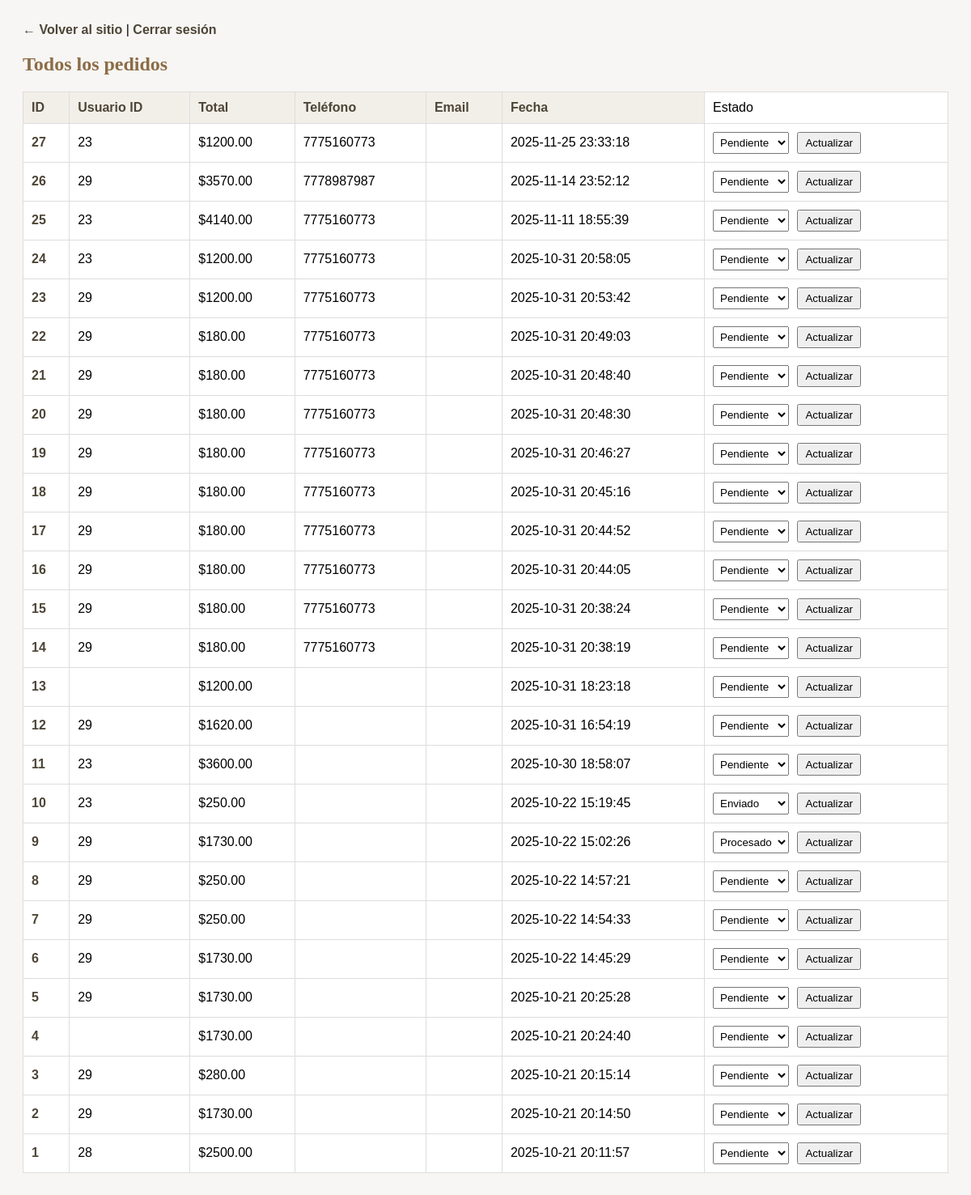
The page /admin_orders.php (signed in) on the database its author committed.
### tables this page shows
CREATE TABLE `orders` (
  `id` int(11) NOT NULL,
  `usuario_id` int(11) DEFAULT NULL,
  `total` decimal(10,2) NOT NULL,
  `telefono` varchar(20) DEFAULT NULL,
  `email` varchar(100) DEFAULT NULL,
  `created_at` timestamp NOT NULL DEFAULT current_timestamp(),
  `estado` varchar(20) DEFAULT 'pendiente'
);

### admin_orders.php (the view, shortened to what this page needs)
<?php
$servidor = "localhost";
$usuario  = "root";
$clave    = "";
$basededatos = "ejemplo";
$mysqli = new mysqli($servidor, $usuario, $clave, $basededatos);
$sql = "SELECT id, usuario_id, total, telefono, email, created_at, estado FROM orders ORDER BY created_at DESC LIMIT 100";
$res = $mysqli->query($sql);
$orders = $res ? $res->fetch_all(MYSQLI_ASSOC) : [];
?>
<!DOCTYPE html>
<html lang="es">
<head>
</head>
<body>
  <div class="actions">
    <a href="index.php">← Volver al sitio</a> |
    <a href="logout.php">Cerrar sesión</a>
  </div>
  <h2>Todos los pedidos</h2>
  <?php if (empty($orders)): ?>
    <p>No hay pedidos registrados.</p>
  <?php else: ?>
    <table>
      <thead>
        <tr>
          <th>ID</th>
          <th>Usuario ID</th>
          <th>Total</th>
          <th>Teléfono</th>
          <th>Email</th>
          <th>Fecha</th>
          <td>Estado</td>
        </tr>
      </thead>
      <tbody>
        <?php foreach ($orders as $o): ?>
          <tr>
            <td>
            <a href="admin_ver_pedido.php?order_id=<?php echo urlencode($o['id']); ?>">
            <?php echo htmlspecialchars($o['id']); ?>
            </a>
            </td>
            <td><?php echo htmlspecialchars($o['usuario_id']); ?></td>
            <td>$<?php echo htmlspecialchars($o['total']); ?></td>
            <td><?php echo htmlspecialchars($o['telefono']); ?></td>
            <td><?php echo htmlspecialchars($o['email']); ?></td>
            <td><?php echo htmlspecialchars($o['created_at']); ?></td>
            <td>
  <form method="post" onsubmit="return actualizarEstado(event, <?php echo $o['id']; ?>)">
    <select name="estado" style="padding:4px;">
      <?php
      foreach (['pendiente', 'procesado', 'enviado', 'cancelado'] as $estado_opcion):
        $selected = ($estado_opcion === $o['estado']) ? 'selected' : '';
      ?>
        <option value="<?php echo $estado_opcion; ?>" <?php echo $selected; ?>>
          <?php echo ucfirst($estado_opcion); ?>
        </option>
      <?php endforeach; ?>
    </select>
    <button type="submit" style="margin-left:6px; padding:4px 8px;">Actualizar</button>
  </form>
</td>
          </tr>
        <?php endforeach; ?>
      </tbody>
    </table>
  <?php endif; ?>
</body>
</html>

### admin_orders.php (style rules this page uses)
body { font-family: Arial, sans-serif; padding: 20px; background: #f7f6f4; }
table { width: 100%; border-collapse: collapse; background: #fff; margin-top: 20px; }
th, td { padding: 10px; border: 1px solid #ddd; text-align: left; }
th { background: #f2efe9; color: #4d4537; }
h2 { color: #8c6c46; font-family: 'Playfair Display', serif; }
.actions { margin-bottom: 16px; }
a { color: #4d4537; text-decoration: none; font-weight: bold; }

### rows shown on the page
orders: id "27", usuario "23", total "1200.00", telefono "7775160773", created_at "2025-11-25 23:33:18"
orders: id "26", usuario "29", total "3570.00", telefono "7778987987", created_at "2025-11-14 23:52:12"
orders: id "25", usuario "23", total "4140.00", telefono "7775160773", created_at "2025-11-11 18:55:39"
orders: id "24", usuario "23", total "1200.00", telefono "7775160773", created_at "2025-10-31 20:58:05"
orders: id "23", usuario "29", total "1200.00", telefono "7775160773", created_at "2025-10-31 20:53:42"
orders: id "22", usuario "29", total "180.00", telefono "7775160773", created_at "2025-10-31 20:49:03"
orders: id "21", usuario "29", total "180.00", telefono "7775160773", created_at "2025-10-31 20:48:40"
orders: id "20", usuario "29", total "180.00", telefono "7775160773", created_at "2025-10-31 20:48:30"
orders: id "19", usuario "29", total "180.00", telefono "7775160773", created_at "2025-10-31 20:46:27"
orders: id "18", usuario "29", total "180.00", telefono "7775160773", created_at "2025-10-31 20:45:16"
orders: id "17", usuario "29", total "180.00", telefono "7775160773", created_at "2025-10-31 20:44:52"
orders: id "16", usuario "29", total "180.00", telefono "7775160773", created_at "2025-10-31 20:44:05"
orders: id "15", usuario "29", total "180.00", telefono "7775160773", created_at "2025-10-31 20:38:24"
orders: id "14", usuario "29", total "180.00", telefono "7775160773", created_at "2025-10-31 20:38:19"
orders: id "13", total "1200.00", created_at "2025-10-31 18:23:18"
orders: id "12", usuario "29", total "1620.00", created_at "2025-10-31 16:54:19"
orders: id "11", usuario "23", total "3600.00", created_at "2025-10-30 18:58:07"
orders: id "10", usuario "23", total "250.00", created_at "2025-10-22 15:19:45"
orders: id "9", usuario "29", total "1730.00", created_at "2025-10-22 15:02:26"
orders: id "8", usuario "29", total "250.00", created_at "2025-10-22 14:57:21"
orders: id "7", usuario "29", total "250.00", created_at "2025-10-22 14:54:33"
orders: id "6", usuario "29", total "1730.00", created_at "2025-10-22 14:45:29"
orders: id "5", usuario "29", total "1730.00", created_at "2025-10-21 20:25:28"
orders: id "4", total "1730.00", created_at "2025-10-21 20:24:40"
orders: id "3", usuario "29", total "280.00", created_at "2025-10-21 20:15:14"
orders: id "2", usuario "29", total "1730.00", created_at "2025-10-21 20:14:50"
orders: id "1", usuario "28", total "2500.00", created_at "2025-10-21 20:11:57"

### other values the page prints
form field estado "Pendiente"
form field estado "Enviado"
form field estado "Procesado"
